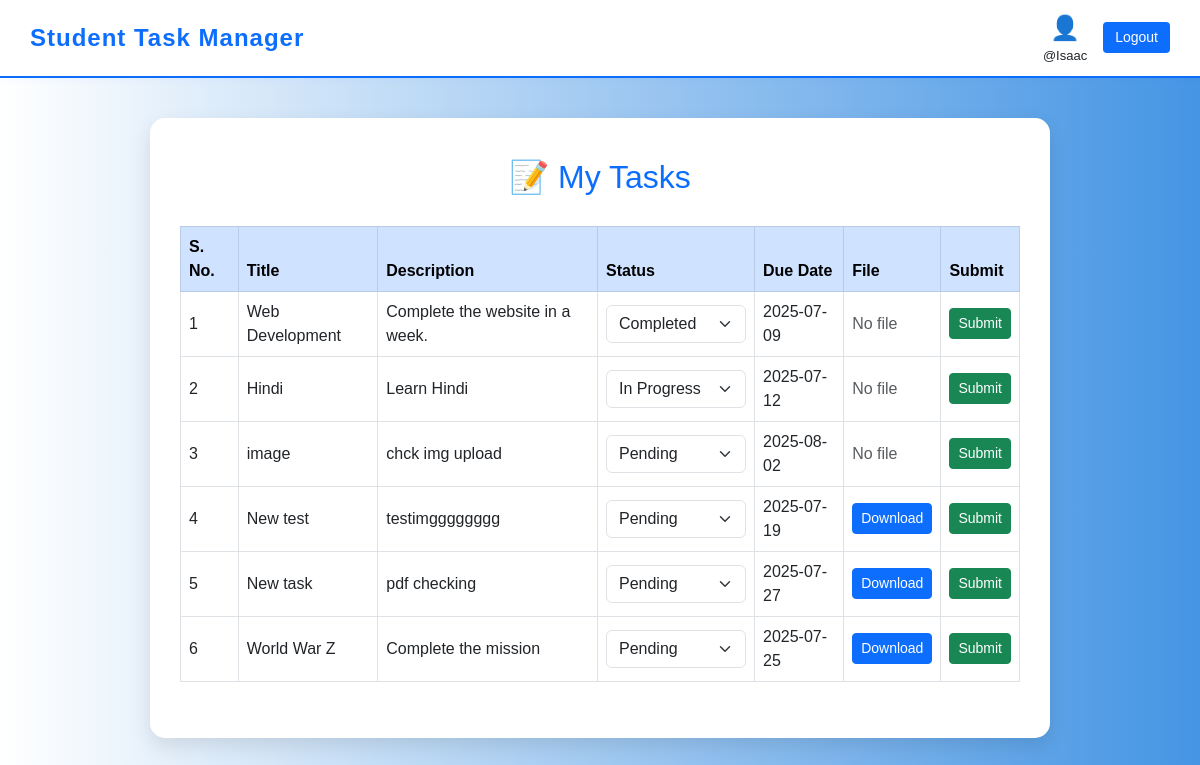
The app's page /my_tasks.php (signed in), older data.
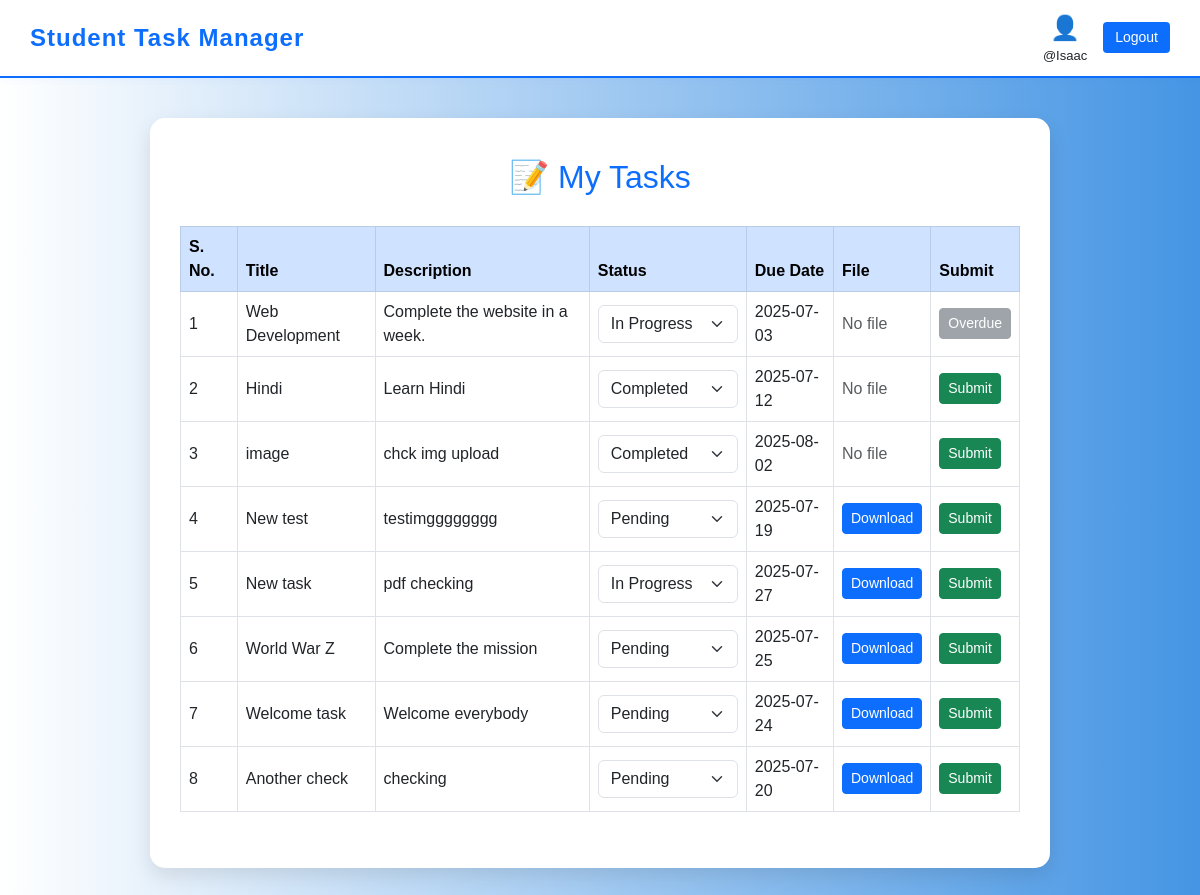
The same page, newer data.
### tables this page shows
CREATE TABLE `tasks` (
  `id` int(11) NOT NULL,
  `title` varchar(100) NOT NULL,
  `description` text DEFAULT NULL,
  `assigned_to` int(11) DEFAULT NULL,
  `due_date` date DEFAULT NULL,
  `status` enum('pending','in_progress','completed') DEFAULT 'pending',
  `created_at` timestamp NOT NULL DEFAULT current_timestamp(),
  `file_path` varchar(255) DEFAULT NULL
);

### my_tasks.php (the view, shortened to what this page needs)
<?php
include 'partials/new_dbconnect.php';
$rollno = $_SESSION['rollno'];
?>
<!DOCTYPE html>
<html lang="en">
<head>
    <link href="https://cdn.jsdelivr.net/npm/bootstrap@5.3.0/dist/css/bootstrap.min.css" rel="stylesheet"/>
</head>
<body>
<nav class="navbar navbar-custom">
    <span class="navbar-brand">Student Task Manager</span>
    <div class="d-flex align-items-center gap-3">
        <div class="text-center">
            <div style="font-size: 24px; color: #0d6efd;">👤</div>
            <div style="font-size: 13px;">
                @<?= isset($_SESSION['username']) ? $_SESSION['username'] : 'User' ?>
            </div>
        </div>
        <button class="btn-logout" onclick="location.href='logout.php'">Logout</button>
    </div>
</nav>
<div class="dashboard-container">
    <h2>📝 My Tasks</h2>
<table class="table table-bordered align-middle">
    <thead class="table-primary">
        <tr>
            <th>S. No.</th>
            <th>Title</th>
            <th>Description</th>
            <th>Status</th>
            <th>Due Date</th>
            <th>File</th>
            <th>Submit</th>
        </tr>
    </thead>
    <tbody>
        <?php
        $sql = "SELECT * FROM tasks WHERE assigned_to = '$rollno'";
        $result = mysqli_query($conn, $sql);
        $serial = 1;
        if (mysqli_num_rows($result) > 0) {
            while ($task = mysqli_fetch_assoc($result)) {
                echo "<tr>";
                echo "<td>" . $serial++ . "</td>";
                echo "<td>" . $task['title'] . "</td>";
                echo "<td>" . $task['description'] . "</td>";
                echo "<td>
                        <select class='form-select status-dropdown' data-task-id='" . $task['id'] . "'>
                            <option value='pending'" . ($task['status'] == 'pending' ? ' selected' : '') . ">Pending</option>
                            <option value='in_progress'" . ($task['status'] == 'in_progress' ? ' selected' : '') . ">In Progress</option>
                            <option value='completed'" . ($task['status'] == 'completed' ? ' selected' : '') . ">Completed</option>
                        </select>
                    </td>";
                echo "<td>" . $task['due_date'] . "</td>";
                echo "<td>";
                if (!empty($task['file_path'])) {
                    $fileName = basename($task['file_path']);
                    $fileUrl = "/loginsystem/tasks/uploads/" . $fileName;
                    echo "<a href='$fileUrl' class='btn btn-primary btn-sm' download>Download</a>";
                } else {
                    echo "<span class='text-muted'>No file</span>";
                }
                echo "</td>";
                echo "<td>";
                $dueDate = strtotime($task['due_date']);
                $now = strtotime(date('Y-m-d'));
                if ($dueDate >= $now) {
                    echo "<form method='get' action='submit_task.php' style='margin:0;'>
                            <input type='hidden' name='task_id' value='" . $task['id'] . "'>
                            <button type='submit' class='btn btn-success btn-sm'>Submit</button>
                        </form>";
                } else {
                    echo "<button type='button' class='btn btn-secondary btn-sm' disabled>Overdue</button>";
                }
                echo "</td>";
                echo "</tr>";
            }
        } else {
            echo "<tr><td colspan='7' class='text-center'>No tasks found.</td></tr>";
        }
        ?>
    </tbody>
</table>
</div>
</body>
</html>

### my_tasks.php (style rules this page uses)
body { background: linear-gradient(to left, #4595e4, white); font-family: Arial, sans-serif; min-height: 100vh; }
.navbar-custom { background: #fff; border-bottom: 2px solid #0d6efd; padding: 10px 30px; margin-bottom: 30px; box-shadow: 0 2px 8px rgba(13, 110, 253, 0.04); display: flex; justify-content: space-between; align-items: center; }
.navbar-brand { font-weight: bold; color: #0d6efd; font-size: 1.5rem; letter-spacing: 1px; }
.btn-logout { background: #0d6efd; color: white; border: none; border-radius: 4px; padding: 5px 12px; font-size: 14px; }
.dashboard-container { max-width: 900px; margin: 40px auto; background: #fff; border-radius: 15px; box-shadow: 0 8px 20px rgba(0,0,0,0.1); padding: 40px 30px; }
h2 { color: #0d6efd; margin-bottom: 30px; text-align: center; }
select.form-select { min-width: 140px; }

Row changes from the older to the newer data that the page shows:
changed tasks "Web Development": status+id "Completed" → "In Progress"; due_date "2025-07-09" → "2025-07-03"; due_date "Submit" → "Overdue"
changed tasks "Hindi": status+id "In Progress" → "Completed"
changed tasks "image": status+id "Pending" → "Completed"
changed tasks "New task": status+id "Pending" → "In Progress"
added tasks: title "Welcome task", description "Welcome everybody", status+id "Pending", due_date "2025-07-24"
added tasks: title "Another check", description "checking", status+id "Pending", due_date "2025-07-20"
